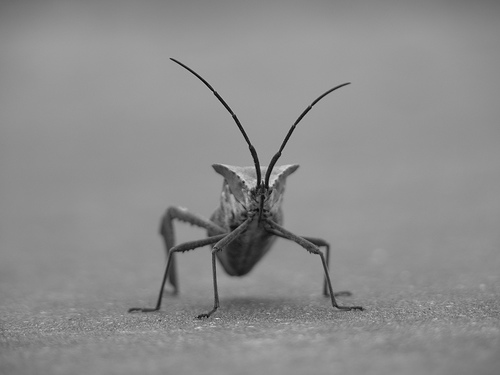
#> input picture TP3_DUROUCHOUX_TRINH/stinkbug.png, 500 x 375 px
$ jupyter execute --allow-errors TP3_DUROUCHOUX_TRINH.ipynb
#> lines starting #> are read from the running program, lines starting #| are printed output that depends on the picture
[cell 1]
import numpy as np
import matplotlib.pyplot as plt

# Exercise 1

[cell 2]
#Brownianmotion function
def brownianmotion(X, delta): # X=(x,y)
#> called with X = array of shape (2,), delta = 0.001
    liste_x = [X[0]]
    liste_y = [X[1]]
    i = 0
    while ((liste_x[-1]**2+liste_y[-1]**2) <=1) & (i <100000):
        nouvelle_position_x = liste_x[-1] + np.sqrt(delta)*np.random.randn(1)
        nouvelle_position_y = liste_y[-1] + np.sqrt(delta)*np.random.randn(1)
        liste_x.append(nouvelle_position_x)
        liste_y.append(nouvelle_position_y)
        i+=1

    Xinter = np.array([-2.0,-2.0])

    if (liste_x[-1]**2+liste_y[-1]**2) >=1:
        derniers_x = np.array(liste_x[-2:len(liste_x)]).reshape(2,)
        derniers_y = np.array(liste_y[-2:len(liste_y)]).reshape(2,)

        a,b = np.polyfit(derniers_x,derniers_y,deg=1)
        #a,b = np.polyfit([liste_x[-2],liste_x[-1]],[liste_y[-2],liste_y[-1]],deg=1)

        x1 = (-a*b + np.sqrt((a**2-b**2+1)))/(1+a**2)
        x11 = (-a*b - np.sqrt((a**2-b**2+1)))/(1+a**2)

        if (x1>=liste_x[-2] and x1<=liste_x[-1]) or (x1<=liste_x[-2] and x1>=liste_x[-1]):
            Xinter[0] = x1
            Xinter[1] = a*x1+b

        else:
            Xinter[0] = x11
            Xinter[1] = a*x11+b


    return (liste_x,liste_y,Xinter)


# Paramètres
delta = 0.001
X_init = np.array([0.2,0.4])

# Plot cercle
theta = np.linspace(0, 2*np.pi, 40)
x_cos = np.cos(theta)
y_sin = np.sin(theta)
plt.plot(x_cos, y_sin)
plt.axis("equal")
plt.grid()


# Plot position initiale
plt.plot(X_init[0],X_init[1],"ro")

# Trajectoire
liste_x, liste_y, Xinter = brownianmotion(X_init, delta)
#> (the rest of this cell did not finish here and is left out)

[cell 3]
# Paramètres
delta = 0.001
X_init = np.array([0.2,0.4])

# Plot cercle
theta = np.linspace(0, 2*np.pi, 40)
x_cos = np.cos(theta)
y_sin = np.sin(theta)
plt.plot(x_cos, y_sin)
plt.axis("equal")
plt.grid()


# Plot position initiale
plt.plot(X_init[0],X_init[1],"ro")

# Trajectoire 1
liste_x, liste_y, Xinter = brownianmotion(X_init, delta)
#> (the rest of this cell did not finish here and is left out)

# Exercise 2

[cell 4]
import matplotlib.pyplot as plt
import matplotlib.image as mpimg
import numpy as np

[cell 5]
filename = r'stinkbug.png'

img = mpimg.imread(filename)
#> img is the input picture: shape (375, 500, 3) float32; min 0, max 0.851, mean 0.551
print(img.shape)
#| (375, 500, 3)

plt.imshow(img,origin="upper", cmap='gray', interpolation = 'nearest')
plt.colorbar()
plt.show()
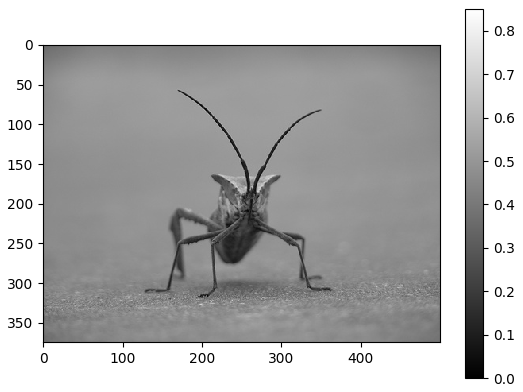
#> figure drawn by matplotlib, 2 panels

[cell 6]
lum_img = img[:,:,0]
taille_img = lum_img.shape
#> taille_img = (375, 500)
print(lum_img.shape)
#| (375, 500)
plt.imshow(lum_img,origin="upper", cmap='viridis', interpolation = 'nearest')
plt.colorbar()
plt.show()
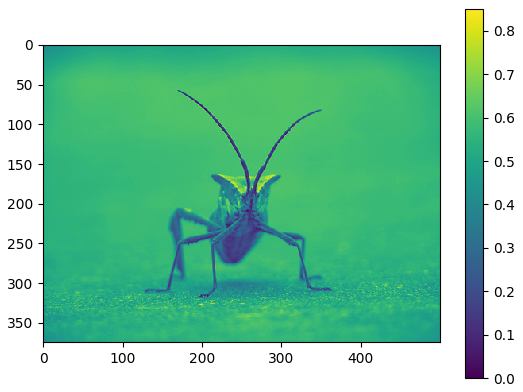
#> figure drawn by matplotlib, 2 panels

[cell 7]
freq_row = np.fft.fftfreq(taille_img[0],d=0.01)/taille_img[0] #fréquences normalisées suivant x
freq_col = np.fft.fftfreq(taille_img[1],d=0.01)/taille_img[1] #fréquences normalisées suivant y


fourier_transform = np.fft.fft2(lum_img)
modulus = np.abs(fourier_transform)
plt.figure(figsize=(10,5))
plt.imshow(np.log10(modulus), extent = [freq_row[0],freq_row[-1],freq_col[0],freq_col[-1]])
#On utilise le log pour régler le problème de différence d'échelle.
plt.title('Discrete fourier transform of image stinkbug')
plt.colorbar()
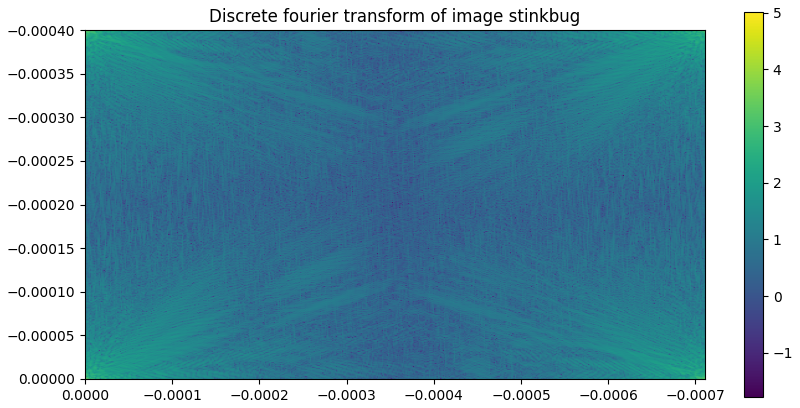
#> figure drawn by matplotlib, 2 panels

3. (a) Les fréquences nulles sont situées dans les coins.

[cell 8]
sh_freq_row = np.fft.fftshift(freq_row)
#> sh_freq_row = 375 values from -0.133 to 0.133
sh_freq_col = np.fft.fftshift(freq_col)
#> sh_freq_col = 500 values from -0.1 to 0.0996


fourier_transform_center=np.fft.fftshift(fourier_transform)
modulus_center= np.abs(fourier_transform_center)
plt.figure(figsize=(10,5))
plt.imshow(np.log10(modulus_center), extent = [sh_freq_row[0],sh_freq_row[-1],sh_freq_col[0],sh_freq_col[-1]])
plt.colorbar()
plt.title('Shifted discrete fourier transform of image stinkbug')
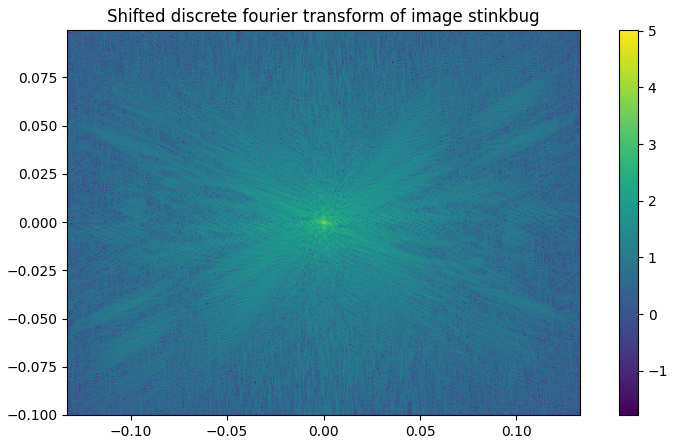
#> figure drawn by matplotlib, 2 panels

3. (b) Maintenant après le shift, les fréquences nulles sont au centre.

[cell 9]
# lowpassfilter2D function
def lowpassfilter2D (img,fc):
#> called with fc = 10
    taille_img = img.shape
#> taille_img = (375, 500)

    freq_row = np.fft.fftfreq(taille_img[0],d=0.01)/taille_img[0] #fréquences normalisées suivant x
    freq_col = np.fft.fftfreq(taille_img[1],d=0.01)/taille_img[1] #fréquences normalisées suivant y

    sh_freq_row = np.fft.fftshift(freq_row) # fréquences centrées en 0 suivant x
#> sh_freq_row = 375 values from -0.133 to 0.133
    sh_freq_col = np.fft.fftshift(freq_col) # fréquences centrées en 0 suivant y
#> sh_freq_col = 500 values from -0.1 to 0.0996

    fc_normalisée_x = fc/taille_img[0] # normalisation de la fréquence de coupure suivant x
    fc_normalisée_y = fc/taille_img[1] # normalisation de la fréquence de coupure suivant y
    rayon_fc_square = fc_normalisée_x**2 + fc_normalisée_y**2 # rayon du disque que l'on garde
    fourier_transform = np.fft.fft2(img) # transformée de fourier de l'image
    fourier_transform_center=np.fft.fftshift(fourier_transform) # centrage de la transformée de fourier

    for i in range(taille_img[0]):
        for j in range(taille_img[1]):
            # mise à 0 des pixels correspondant à une fréquence plus élevée que fc
            if sh_freq_row[i]**2 + sh_freq_col[j]**2 >= rayon_fc_square :
                fourier_transform_center[i,j]=0


    fourier_transform_retour = np.fft.ifftshift(fourier_transform_center)  # fourier transform non centrée de l'image filtrée

    img_low_freq = np.fft.ifft2(fourier_transform_retour) # image filtrée à partir de la fft2 (avec des erreurs d'arrondi)
    return(img_low_freq, fourier_transform_center)

[cell 10]
fc = 10 # fréquence de coupure
img_low_freq,fourier_filtered_center = lowpassfilter2D (lum_img,fc)

plt.subplots(figsize=(20,10))

plt.subplot(2,2,1)
plt.title('Image stinkbug filtrée')
plt.imshow(np.abs(img_low_freq),cmap='gray')

plt.subplot(2,2,2)
plt.imshow(lum_img ,cmap='gray')
plt.title('Image stinkbug originale')

plt.subplot(2,2,3)
plt.imshow(np.log10(np.abs(fourier_filtered_center)), extent = [min(freq_row),max(freq_row),min(freq_col),max(freq_col)])
plt.title('Fft shiftée image filtrée')


plt.subplot(2,2,4)
plt.imshow(np.log10(modulus_center), extent = [sh_freq_row[0],sh_freq_row[-1],sh_freq_col[0],sh_freq_col[-1]])
plt.title('Fft shiftée image originale')

plt.colorbar()
plt.tight_layout()
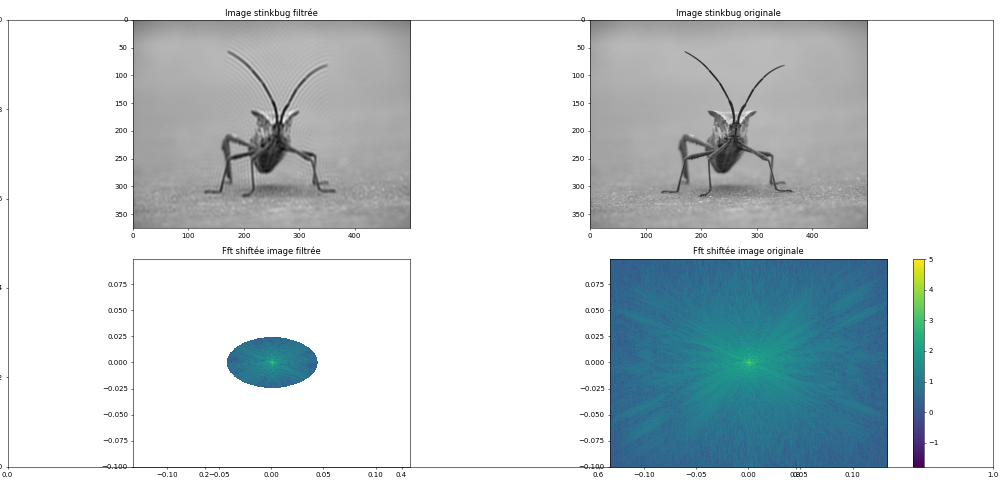
#> figure drawn by matplotlib, 5 panels
